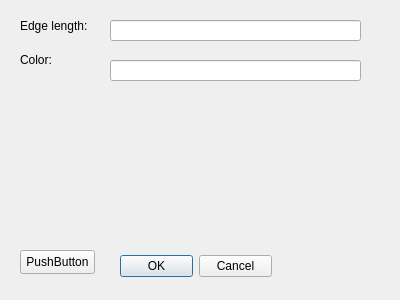
<?xml version="1.0" encoding="UTF-8"?>
<ui version="4.0">
 <class>CubePropertiesDialog</class>
 <widget class="QDialog" name="CubePropertiesDialog">
  <property name="geometry">
   <rect>
    <x>0</x>
    <y>0</y>
    <width>400</width>
    <height>300</height>
   </rect>
  </property>
  <property name="windowTitle">
   <string>CubePropertiesDialog</string>
  </property>
  <widget class="QDialogButtonBox" name="buttonBox">
   <property name="geometry">
    <rect>
     <x>120</x>
     <y>250</y>
     <width>152</width>
     <height>32</height>
    </rect>
   </property>
   <property name="standardButtons">
    <set>QDialogButtonBox::StandardButton::Cancel|QDialogButtonBox::StandardButton::Ok</set>
   </property>
  </widget>
  <widget class="QLabel" name="label">
   <property name="geometry">
    <rect>
     <x>20</x>
     <y>16</y>
     <width>81</width>
     <height>20</height>
    </rect>
   </property>
   <property name="text">
    <string>Edge length:</string>
   </property>
  </widget>
  <widget class="QLabel" name="label_2">
   <property name="geometry">
    <rect>
     <x>20</x>
     <y>50</y>
     <width>81</width>
     <height>20</height>
    </rect>
   </property>
   <property name="text">
    <string>Color:</string>
   </property>
  </widget>
  <widget class="QLineEdit" name="edtEdge">
   <property name="geometry">
    <rect>
     <x>110</x>
     <y>20</y>
     <width>251</width>
     <height>21</height>
    </rect>
   </property>
  </widget>
  <widget class="QLineEdit" name="edtColor">
   <property name="geometry">
    <rect>
     <x>110</x>
     <y>60</y>
     <width>251</width>
     <height>21</height>
    </rect>
   </property>
  </widget>
  <widget class="QPushButton" name="pushButton">
   <property name="geometry">
    <rect>
     <x>20</x>
     <y>250</y>
     <width>75</width>
     <height>24</height>
    </rect>
   </property>
   <property name="text">
    <string>PushButton</string>
   </property>
  </widget>
 </widget>
 <resources/>
 <connections/>
</ui>
